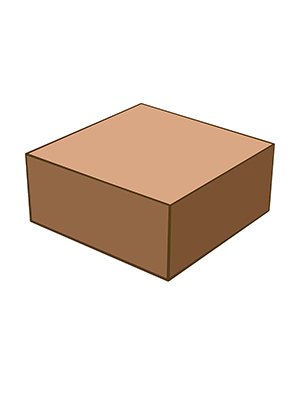
#> input picture box.jpg, 300 x 400 px
$ jupyter execute 'Source Code.ipynb'
#> lines starting #> are read from the running program, lines starting #| are printed output that depends on the picture; long printed decimals are rounded
# 1. Import Libraries

[cell 1]
import math # Used for algebraic calculation only (tan angle on edges)
import matplotlib.pyplot as plt # Used to display the image as plot of points only
from PIL import Image # Used to obtain the image only

# 2. Edge Detection

## 2.1 Dimensions of the Object

[cell 2]
def getDimensions(image):
    width, height = image.size
    return width, height

## 2.2 Convert RGB Color to Grayscale Color

[cell 3]
def rgbToGreyscale(image):
    width, height = getDimensions(image)
    grey_img = Image.new("L", (width, height))
    pixels = image.load()
    for x in range(width):
        for y in range(height):
            r, g, b = pixels[x, y]
            grey = int(0.2989 * r + 0.5870 * g + 0.1140 * b)
            grey_img.putpixel((x, y), grey)
    return grey_img

## 2.3 Compute the First Derivative

[cell 4]
def firstDerivative(img):
    width, height = getDimensions(img)
    fx = Image.new("L", (width, height))
    fy = Image.new("L", (width, height))

    img_pixels = img.load()
    fx_pixels = fx.load()
    fy_pixels = fy.load()

    for x in range(1, width - 1):
        for y in range(1, height - 1):
            hx = 0.1  # Adjust hx to a smaller value
            hy = 0.1 # Adjust hy to a smaller value
            fx_val = int((img_pixels[x + 1, y] - img_pixels[x - 1, y]) / (2 * hx))  # Use central differences in x direction
            fy_val = int((img_pixels[x, y + 1] - img_pixels[x, y - 1]) / (2 * hy))  # Use central differences in y direction
            fx_pixels[x, y] = fx_val
            fy_pixels[x, y] = fy_val
    return fx, fy

## 2.4 Compute the Second Derivative

[cell 5]
#Note that, we did not use second derivative since it is too sensitive to the noise in our case
# [22 lines left out: function secondDerivatives, not called in this run]

## 2.5 Compute the Combine Edges

[cell 6]
# We combine the edge data of X axis and Y axis
def combineEdges(fx, fy):
    width, height = getDimensions(fx)
    combined_img = Image.new("L", (width, height))

    fx_pixels = fx.load()
    fy_pixels = fy.load()
    combined_pixels = combined_img.load()

    for x in range(width):
        for y in range(height):
            edge_x = fx_pixels[x, y]
            edge_y = fy_pixels[x, y]
            combined_edge = int((edge_x**2 + edge_y**2)**0.5)  # Combine edges using Euclidean distance
            combined_pixels[x, y] = combined_edge
    return combined_img

## 2.6 Convert Grayscale Edge Data to Array

[cell 7]
def grayscale_to_array(image_path):
    width, height = image_path.size
    pixel_data = list(image_path.getdata())  # Get pixel values as a flat list

    # Reshape the flat list into a 2D array
    array = [pixel_data[i:i+width] for i in range(0, len(pixel_data), width)]
    return array

## 2.7 Thresholding & Denoising Edge

[cell 8]
def thresholding(array, threshold):
    for i in range (len(array)):
        for j in range (len(array[0])):
            if array[i][j]>threshold:
                array[i][j]=255
    return array

def reduceNoise(array):
    for i in range(1, len(array)):
        for j in range(1, len(array[0])):
            if array[i][j]==255 and ((array[i-1][j]==255 and array[i][j-1]==255 and array[i+1][j]==255)
                                     or (array[i-1][j]==255 and array[i][j-1]==255 and array[i][j+1]==255)
                                     or (array[i-1][j]==255 and array[i+1][j]==255 and array[i][j+1]==255)
                                     or (array[i+1][j]==255 and array[i][j+1]==255 and array[i][j-1]==255)):
                                     array[i][j] = 0
    return array

## 2.8 Get the array point into List

[cell 9]
def getPoints(array):
    lis = []
    for j in range (len(array[0])):
        for i in range (len(array)):
            if array[i][j]==255:
                lis.append((i, j))
    return lis


# [27 lines left out: function sortPoints, not called in this run]

# 3. Interpolation Steps

## 3.1 Lagrange Method

[cell 10]
# [13 lines left out: function lagrange_interpolation, not called in this run]

## 3.2 Barycentric Method

[cell 11]
# [25 lines left out: function barycentric_interpolation, not called in this run]

## 3.3 Standard Method

[cell 12]
# [16 lines left out: function interpolate_points, not called in this run]

## 3.4 Applying the Interpolation Methods to the Edges

[cell 13]
# [11 lines left out: function apply_interpolation, not called in this run]

# 4. Volume Estimation

## 4.1 Simpson Method

[cell 14]
def f(x):
    return 1

def simpson_integration(a, b, n):
    h = (b - a) / n
    x = a
    sum1 = 0
    sum2 = 0

    for i in range(1, n, 2):
        x += h
        sum1 += f(x)
        x = a + h
        for i in range(2, n, 2):
            x += h
            sum2 += f(x)
        integral = h / 3 * (f(a) + f(b) + 4 * sum1 + 2 * sum2)
        return integral

def compute_volume_simpson(edges, n):
    volume = 0

    for i in range(len(edges) - 1):
        x1, y1 = edges[i]
        x2, y2 = edges[i + 1]
        area = (y1 + y2) / 2 * (x2 - x1)
        integral = simpson_integration(x1, x2, n)
        volume += area * integral
    return volume

## 4.2 Voxel Grid Method

[cell 15]
def compute_volume_voxelpt2(edges):
    # Determine the minimum and maximum coordinates of the image
    min_y = min(edges, key=lambda edge: edge[0])[0]
    max_y = max(edges, key=lambda edge: edge[0])[0]
    min_x = min(edges, key=lambda edge: edge[1])[1]
    max_x = max(edges, key=lambda edge: edge[1])[1]

    # Initialize the volume, voxel size, and tuning
    tuning = 3750
    volume = 0
    voxel_size = 2  # Assume that each voxel represents a unit square

    # Iterate over each voxel and check if it intersects with the image edges
    for x in range(min_x, max_x + 1):
        for y in range(min_y, max_y + 1):
            # Check if the voxel intersects with any edge
            intersect = False
            for i in range(len(edges)):
                j = (i + 1) % len(edges)
                if (edges[i][1] > y) != (edges[j][1] > y) and x < (
                        edges[j][0] - edges[i][0]) * (y - edges[i][1]) / (
                        edges[j][1] - edges[i][1]) + edges[i][0]:
                    intersect = not intersect

            # If the voxel intersects with an odd number of edges, it is part of the image
            if intersect:
                volume += voxel_size * tuning

    return volume

# 5. Implementation

[cell 16]
image = Image.open('box.jpg')
#> image is the input picture: PIL image 300x400 RGB; mean R, G, B 232.5, 221.3, 212.8
grey_img = rgbToGreyscale(image)
#> in rgbToGreyscale, `width, height = getDimensions(image)`: width = 300; height = 400
#> in rgbToGreyscale, `grey_img = Image.new("L", (width, height))`: grey_img: PIL image 300x400 L; every value is 0
#> after the loop in rgbToGreyscale, `for x in range(width):`:
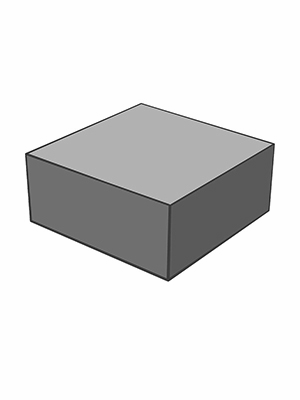
#> grey_img: PIL image 300x400 L; min 7, max 254, mean 222.7
fx, fy = firstDerivative(grey_img)
#> in firstDerivative, `width, height = getDimensions(img)`: width = 300; height = 400
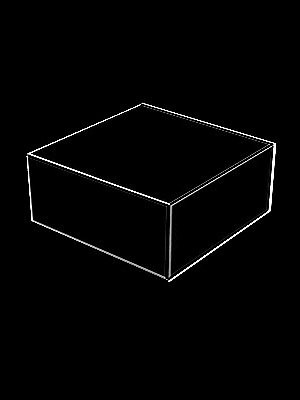
#> fx: PIL image 300x400 L; min 0, max 255, mean 3.6
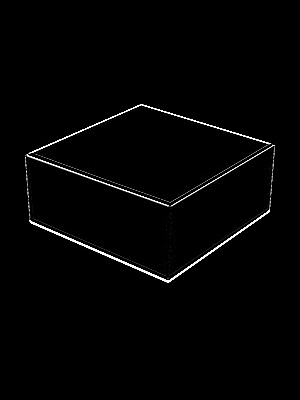
#> fy: PIL image 300x400 L; min 0, max 255, mean 3.6
combined_edges = combineEdges(fx, fy)
#> in combineEdges, `width, height = getDimensions(fx)`: width = 300; height = 400
array = grayscale_to_array(combined_edges)
#> in grayscale_to_array, `pixel_data = list(image_path.getdata())`: pixel_data = 120000 items
#> in grayscale_to_array, `array = [pixel_data[i:i+width] for i in range(0, len(pixel_data), widt..`: array = 400 items
#> array = 400 items
array = thresholding(array, 255)
array = reduceNoise(array)
points = getPoints(array)
#> after the loop in getPoints, `for j in range (len(array[0])):`: lis = 1355 pairs, first value 103 to 282, second value 27 to 275
#> points has the same summary as lis in getPoints

# Object Volume Detection with Simpson Method
volume = compute_volume_simpson(points, 30)
#> the loop in compute_volume_simpson, `for i in range(len(edges) - 1):` made 1354 passes
#> (x1, y1, x2, y2, area, h in simpson_integration, integral) on passes 1 to 3: (154, 27, 156, 27, 54, 0.0667, 0.756), (156, 27, 157, 27, 27, 0.0333, 0.378), (157, 27, 158, 27, 27, 0.0333, 0.378)
#> after the loop in compute_volume_simpson, `for i in range(len(edges) - 1):`: volume = 343392417.1
#> volume = 343392417.1
print("Raw Volume of an Object using Simpson Method:", volume)
#| Raw Volume of an Object using Simpson Method: 343392417.056
volume_estimation = volume / (28.346 ** 3)
#> volume_estimation = 15077
print("Volume of an Object after Scaling:", volume_estimation)
#| Volume of an Object after Scaling: 15077.014
error = (volume_estimation - 5175) / 5175
#> error = 1.91
print("Error:", error * 100)
#| Error: 191.343

print("----------------------------------------------------------------")

# Object Volume Detection with Voxel Grid Method
volume3 = compute_volume_voxelpt2(points)
#> in compute_volume_voxelpt2, `min_y = min(edges, key=lambda edge: edge[0])[0]`: min_y = 103
#> in compute_volume_voxelpt2, `max_y = max(edges, key=lambda edge: edge[0])[0]`: max_y = 282
#> in compute_volume_voxelpt2, `min_x = min(edges, key=lambda edge: edge[1])[1]`: min_x = 27
#> in compute_volume_voxelpt2, `max_x = max(edges, key=lambda edge: edge[1])[1]`: max_x = 275
#> after the loop in compute_volume_voxelpt2, `for x in range(min_x, max_x + 1):`: volume = 127852500
#> volume3 = 127852500
print("Raw Volume of an Object using Voxel Grid:", volume3)
#| Raw Volume of an Object using Voxel Grid: 127852500
volume3_estimation = volume3 / (28.346 ** 3)
#> volume3_estimation = 5613.5
print("Volume of an Object after Scaling:", volume3_estimation)
#| Volume of an Object after Scaling: 5613.502
error = (volume3_estimation - 5175) / 5175
#> error = 0.0847
print("Error:", error * 100)
#| Error: 8.473

[cell 17]
len(points)
#> Out = 1355

[cell 18]
im = plt.imshow(array, cmap='Greys')
plt.show()
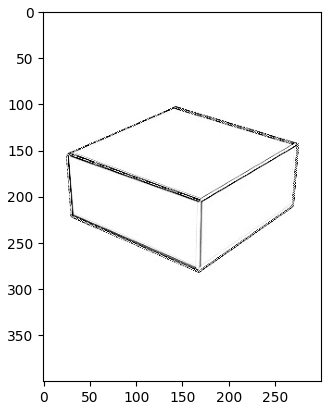
#> figure drawn by matplotlib, 1 panel
